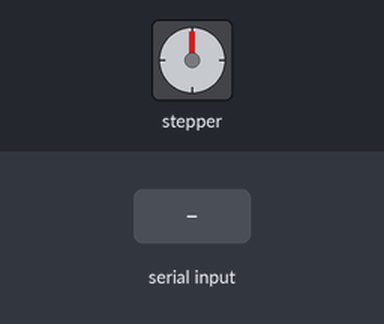
The sketch below on a simulated Arduino Uno, built with avr-gcc and run on an emulated ATmega328P. Parts: stepper motor. The inputs (shaded band) are chosen by the test bench. Stepper angles assume 721 steps per turn.

Above: at 1.2 s.
1.3 s: "90,45\n" received over Serial
At 2.5 s:
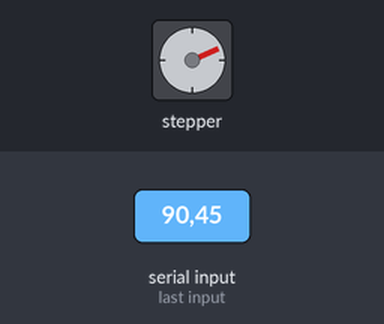
3.1 s: "30,150\n" received over Serial
At 4.7 s:
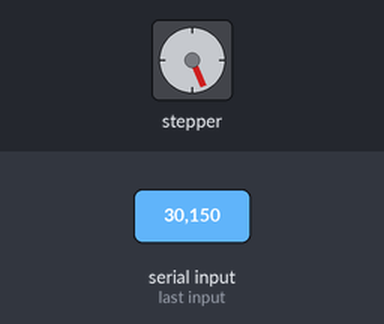
5.0 s: "90\n" received over Serial
At 6.4 s:
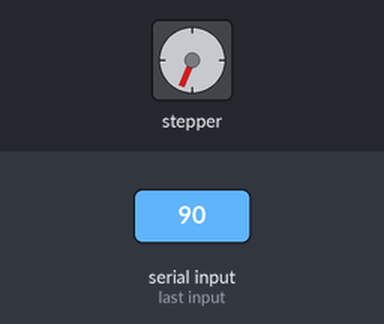
6.7 s: "200\n" received over Serial
At 8.4 s:
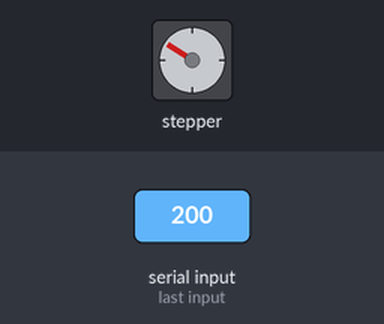
8.7 s: "30,150\n" received over Serial
At 10.3 s:
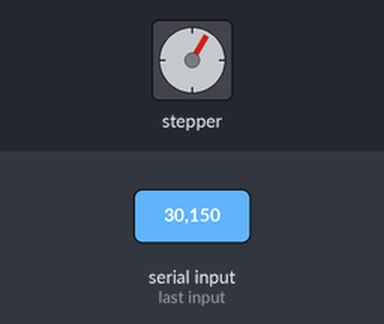
10.6 s: "90,45\n" received over Serial
At 12.0 s:
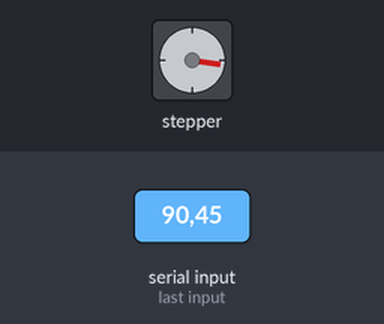
Timing chart, 0 to 13.4 s (numbered marks = the images above; inputs shaded):
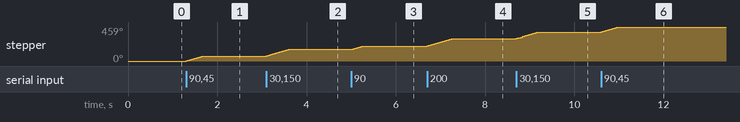

Measured:
- after the input at 1.3 s, stepper: turns 67° clockwise in 0.37 s, starting at once
- after the input at 3.1 s, stepper: turns 90° clockwise in 0.50 s, starting at once
- after the input at 5.0 s, stepper: turns 45° clockwise in 0.23 s, starting at once
- after the input at 6.7 s, stepper: turns 100° clockwise in 0.55 s, starting at once
- after the input at 8.7 s, stepper: turns 89° clockwise in 0.50 s, starting at once
- after the input at 10.6 s, stepper: turns 68° clockwise in 0.37 s, starting at once

The sketch:

miniProject.ino
```cpp
#include <Stepper.h>
int pin1 = 8, pin2 = 9, pin3 = 10, pin4 = 11;
//int r = 0;

Stepper myStepper(721, pin1, pin3, pin2, pin4);
//SharpIR sharp(A0, "1080");

void setup() {
  //pinMode(A0, INPUT);
  Serial.begin(9600);
  myStepper.setSpeed(30);
}

void loop() {
  if(Serial.available()) {
    int steps = Serial.parseInt();
    myStepper.step(steps);
  }
}
```
